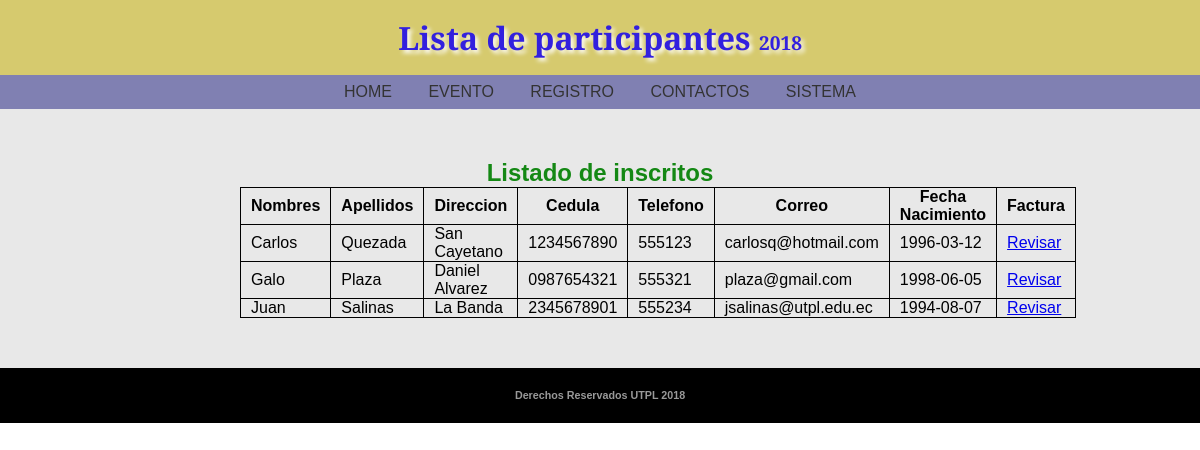
Screenshot of /internas/listar_registro.php with the database file from the repository.
### tables this page shows
CREATE TABLE `registros` (
  `id` int(11) NOT NULL,
  `nombres` varchar(100) NOT NULL,
  `apellidos` varchar(100) NOT NULL,
  `direccion` varchar(100) NOT NULL,
  `correo` varchar(100) NOT NULL,
  `cedula` varchar(10) NOT NULL,
  `telefono` varchar(10) NOT NULL,
  `fecha_nacimiento` date NOT NULL,
  `tipo` varchar(1) NOT NULL,
  `curso` varchar(1) NOT NULL,
  `taller` varchar(10) NOT NULL
);

### internas/listar_registro.php (the view, shortened to what this page needs)
<?php
include("../dll/mysql.php");
?>
<!DOCTYPE html>
<html>
<head>
	<link rel="stylesheet" type="text/css" href="../css/estilos.css">
	<link rel="stylesheet" type="text/css" href="../css/icons.css">
</head>
<body>
	<header>
		<h1>Lista de participantes <span class="slogan">2018</span></h1>
	</header>
	<nav>
		<a href="">Home</a>
		<a href="">Evento</a>
		<a href="">Registro</a>
		<a href="">Contactos</a>
		<a href="">Sistema</a>
	</nav>
	<main class="lista">
		<h2>Listado de inscritos</h2>
		<table class="centrar">
		    <tr>
                <th>Nombres</th>
                <th>Apellidos</th>
                <th>Direccion</th>
                <th>Cedula</th>
                <th>Telefono</th>
                <th>Correo</th>
                <th>Fecha Nacimiento</th>
                <th>Factura</th>
		    </tr>
            <?php
                $sqlregistros = "select * from registros";
                $registros = mysqli_query($link, $sqlregistros) or die('error de sql');
                while ($registro = mysqli_fetch_array($registros,MYSQLI_ASSOC)) {
                    $idregistro = $registro['id'];
             ?>
                   <tr>
                       <td><?php echo $registro['nombres'] ?></td>
                       <td><?php echo $registro['apellidos'] ?></td>
                       <td><?php echo $registro['direccion'] ?></td>
                       <td><?php echo $registro['cedula'] ?></td>
                       <td><?php echo $registro['telefono'] ?></td>
                       <td><?php echo $registro['correo'] ?></td>
                       <td><?php echo $registro['fecha_nacimiento'] ?></td>
                       <td><a href="factura.php?idregistro=<?php echo $idregistro ?>">Revisar</a></td>
                   </tr>
           <?php
                }
            ?>
        </table>
	</main>
	<footer>
		<h6>Derechos Reservados UTPL 2018</h6>
	</footer>
</body>
</html>

### css/estilos.css (style rules this page uses)
* { padding: 0; margin: 0; }
body { font-family: helvetica; }
header { background: #D6CA6E; color: #fff; }
h1 { text-align: center; }
header h1 { padding: 0.5em 2em; font-family: 'Josefin Slab'; color: #3220DEFF; text-shadow: 3px 3px 4px #FFF; }
header h1 .slogan { font-size: 0.6em; }
nav { background: #8080B2; text-align: center; padding: 0.5em 1em; }
nav a { color: #333; text-decoration: none; text-transform: uppercase; padding: 0.5em 1em; }
main { width: 100%; margin: 0 auto; background: #E8E8E8; }
h2 { text-align: center; }
main h2 { color: #148814; }
footer { background: #000; color: #999; text-align: center; }
footer h6 { padding: 2em 2em; }
.lista { padding: 50px 0px; }
.centrar { margin-right: 20%; margin-left: 20%; }
table { border-collapse: collapse; font-size: 1em; }
table th { text-align: center; padding: 0px 20px; }
table th, table td { padding: 0px 10px; }
table th, table td { border: 1px solid black; }

### rows the page displays
registros: nombres "Carlos", apellidos "Quezada", direccion "San Cayetano", cedula "1234567890", telefono "555123", correo "carlosq@hotmail.com", fecha_nacimiento "1996-03-12"
registros: nombres "Galo", apellidos "Plaza", direccion "Daniel Alvarez", cedula "0987654321", telefono "555321", correo "plaza@gmail.com", fecha_nacimiento "1998-06-05"
registros: nombres "Juan", apellidos "Salinas", direccion "La Banda", cedula "2345678901", telefono "555234", correo "jsalinas@utpl.edu.ec", fecha_nacimiento "1994-08-07"
